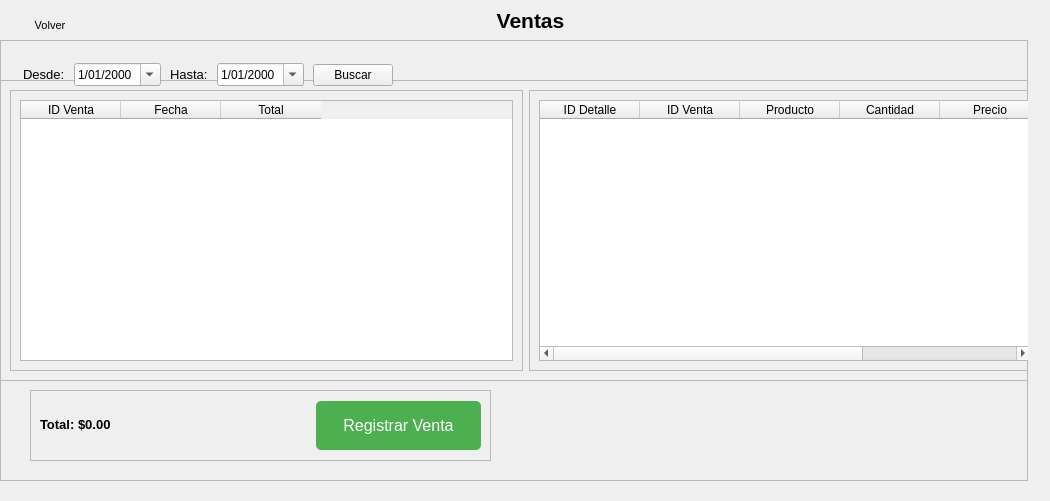
<?xml version="1.0" encoding="UTF-8"?>
<ui version="4.0">
 <class>Form</class>
 <widget class="QWidget" name="Form">
  <property name="geometry">
   <rect>
    <x>0</x>
    <y>0</y>
    <width>1050</width>
    <height>501</height>
   </rect>
  </property>
  <property name="windowTitle">
   <string>Ventas</string>
  </property>
  <widget class="QFrame" name="contenedorTotal">
   <property name="geometry">
    <rect>
     <x>0</x>
     <y>40</y>
     <width>1028</width>
     <height>441</height>
    </rect>
   </property>
   <property name="frameShape">
    <enum>QFrame::StyledPanel</enum>
   </property>
   <property name="frameShadow">
    <enum>QFrame::Raised</enum>
   </property>
   <widget class="QFrame" name="contenedorTablas">
    <property name="geometry">
     <rect>
      <x>0</x>
      <y>40</y>
      <width>1051</width>
      <height>301</height>
     </rect>
    </property>
    <property name="sizePolicy">
     <sizepolicy hsizetype="Expanding" vsizetype="Preferred">
      <horstretch>0</horstretch>
      <verstretch>1</verstretch>
     </sizepolicy>
    </property>
    <property name="frameShape">
     <enum>QFrame::StyledPanel</enum>
    </property>
    <property name="frameShadow">
     <enum>QFrame::Raised</enum>
    </property>
    <layout class="QHBoxLayout" name="horizontalLayout_3">
     <item>
      <widget class="QFrame" name="contenedorVentas">
       <property name="sizePolicy">
        <sizepolicy hsizetype="Expanding" vsizetype="Expanding">
         <horstretch>0</horstretch>
         <verstretch>0</verstretch>
        </sizepolicy>
       </property>
       <property name="frameShape">
        <enum>QFrame::StyledPanel</enum>
       </property>
       <property name="frameShadow">
        <enum>QFrame::Raised</enum>
       </property>
       <layout class="QVBoxLayout" name="verticalLayout_2">
        <item>
         <widget class="QTableWidget" name="tabla_ventas">
          <property name="sizePolicy">
           <sizepolicy hsizetype="Expanding" vsizetype="Expanding">
            <horstretch>0</horstretch>
            <verstretch>0</verstretch>
           </sizepolicy>
          </property>
          <property name="editTriggers">
           <set>QAbstractItemView::NoEditTriggers</set>
          </property>
          <property name="selectionMode">
           <enum>QAbstractItemView::SingleSelection</enum>
          </property>
          <property name="selectionBehavior">
           <enum>QAbstractItemView::SelectRows</enum>
          </property>
          <column>
           <property name="text">
            <string>ID Venta</string>
           </property>
          </column>
          <column>
           <property name="text">
            <string>Fecha</string>
           </property>
          </column>
          <column>
           <property name="text">
            <string>Total</string>
           </property>
          </column>
         </widget>
        </item>
       </layout>
      </widget>
     </item>
     <item>
      <widget class="QFrame" name="contenedorDetalles">
       <property name="sizePolicy">
        <sizepolicy hsizetype="Preferred" vsizetype="Expanding">
         <horstretch>0</horstretch>
         <verstretch>0</verstretch>
        </sizepolicy>
       </property>
       <property name="minimumSize">
        <size>
         <width>450</width>
         <height>0</height>
        </size>
       </property>
       <property name="frameShape">
        <enum>QFrame::StyledPanel</enum>
       </property>
       <property name="frameShadow">
        <enum>QFrame::Raised</enum>
       </property>
       <layout class="QVBoxLayout" name="verticalLayout_3">
        <item>
         <widget class="QTableWidget" name="tabla_detalle_venta">
          <property name="enabled">
           <bool>true</bool>
          </property>
          <property name="sizePolicy">
           <sizepolicy hsizetype="Expanding" vsizetype="Expanding">
            <horstretch>0</horstretch>
            <verstretch>0</verstretch>
           </sizepolicy>
          </property>
          <property name="minimumSize">
           <size>
            <width>400</width>
            <height>0</height>
           </size>
          </property>
          <property name="editTriggers">
           <set>QAbstractItemView::NoEditTriggers</set>
          </property>
          <property name="selectionMode">
           <enum>QAbstractItemView::SingleSelection</enum>
          </property>
          <property name="selectionBehavior">
           <enum>QAbstractItemView::SelectRows</enum>
          </property>
          <attribute name="verticalHeaderVisible">
           <bool>false</bool>
          </attribute>
          <column>
           <property name="text">
            <string>ID Detalle</string>
           </property>
          </column>
          <column>
           <property name="text">
            <string>ID Venta</string>
           </property>
          </column>
          <column>
           <property name="text">
            <string>Producto</string>
           </property>
          </column>
          <column>
           <property name="text">
            <string>Cantidad</string>
           </property>
          </column>
          <column>
           <property name="text">
            <string>Precio</string>
           </property>
          </column>
          <column>
           <property name="text">
            <string>Subtotal</string>
           </property>
          </column>
         </widget>
        </item>
       </layout>
      </widget>
     </item>
    </layout>
   </widget>
   <widget class="QFrame" name="contenedorInferior">
    <property name="geometry">
     <rect>
      <x>30</x>
      <y>350</y>
      <width>461</width>
      <height>71</height>
     </rect>
    </property>
    <property name="sizePolicy">
     <sizepolicy hsizetype="Expanding" vsizetype="Fixed">
      <horstretch>0</horstretch>
      <verstretch>0</verstretch>
     </sizepolicy>
    </property>
    <property name="minimumSize">
     <size>
      <width>0</width>
      <height>60</height>
     </size>
    </property>
    <property name="styleSheet">
     <string notr="true"/>
    </property>
    <property name="frameShape">
     <enum>QFrame::StyledPanel</enum>
    </property>
    <property name="frameShadow">
     <enum>QFrame::Raised</enum>
    </property>
    <layout class="QHBoxLayout" name="horizontalLayout_2">
     <item>
      <widget class="QLabel" name="labelTotal">
       <property name="sizePolicy">
        <sizepolicy hsizetype="Expanding" vsizetype="Fixed">
         <horstretch>0</horstretch>
         <verstretch>0</verstretch>
        </sizepolicy>
       </property>
       <property name="minimumSize">
        <size>
         <width>230</width>
         <height>0</height>
        </size>
       </property>
       <property name="maximumSize">
        <size>
         <width>120</width>
         <height>30</height>
        </size>
       </property>
       <property name="font">
        <font>
         <family>Arial</family>
        </font>
       </property>
       <property name="text">
        <string>&lt;html&gt;&lt;head/&gt;&lt;body&gt;&lt;p&gt;&lt;span style=&quot; font-size:10pt; font-weight:600;&quot;&gt;Total: $0.00&lt;/span&gt;&lt;/p&gt;&lt;/body&gt;&lt;/html&gt;</string>
       </property>
      </widget>
     </item>
     <item>
      <spacer name="horizontalSpacer">
       <property name="orientation">
        <enum>Qt::Horizontal</enum>
       </property>
       <property name="sizeType">
        <enum>QSizePolicy::Fixed</enum>
       </property>
       <property name="sizeHint" stdset="0">
        <size>
         <width>40</width>
         <height>20</height>
        </size>
       </property>
      </spacer>
     </item>
     <item>
      <widget class="QPushButton" name="botonRegistrarVenta">
       <property name="minimumSize">
        <size>
         <width>100</width>
         <height>30</height>
        </size>
       </property>
       <property name="maximumSize">
        <size>
         <width>200</width>
         <height>49</height>
        </size>
       </property>
       <property name="styleSheet">
        <string notr="true">QPushButton {
    background-color: #4CAF50;
    color: white;
    font-size: 16px;
    padding: 10px 20px;
    border-radius: 5px;
}</string>
       </property>
       <property name="text">
        <string>Registrar Venta</string>
       </property>
      </widget>
     </item>
    </layout>
   </widget>
   <widget class="QWidget" name="layoutWidget">
    <property name="geometry">
     <rect>
      <x>20</x>
      <y>20</y>
      <width>381</width>
      <height>30</height>
     </rect>
    </property>
    <layout class="QHBoxLayout" name="buscador">
     <item>
      <widget class="QLabel" name="label">
       <property name="sizePolicy">
        <sizepolicy hsizetype="Fixed" vsizetype="Fixed">
         <horstretch>0</horstretch>
         <verstretch>0</verstretch>
        </sizepolicy>
       </property>
       <property name="minimumSize">
        <size>
         <width>0</width>
         <height>20</height>
        </size>
       </property>
       <property name="font">
        <font>
         <family>Arial</family>
        </font>
       </property>
       <property name="text">
        <string>&lt;html&gt;&lt;head/&gt;&lt;body&gt;&lt;p&gt;&lt;span style=&quot; font-size:10pt;&quot;&gt;Desde:&lt;/span&gt;&lt;/p&gt;&lt;/body&gt;&lt;/html&gt;</string>
       </property>
      </widget>
     </item>
     <item>
      <widget class="QDateEdit" name="fechaDesde">
       <property name="sizePolicy">
        <sizepolicy hsizetype="Fixed" vsizetype="Fixed">
         <horstretch>0</horstretch>
         <verstretch>0</verstretch>
        </sizepolicy>
       </property>
       <property name="minimumSize">
        <size>
         <width>75</width>
         <height>20</height>
        </size>
       </property>
       <property name="displayFormat">
        <string>d/MM/yyyy</string>
       </property>
       <property name="calendarPopup">
        <bool>true</bool>
       </property>
      </widget>
     </item>
     <item>
      <widget class="QLabel" name="label_2">
       <property name="sizePolicy">
        <sizepolicy hsizetype="Fixed" vsizetype="Fixed">
         <horstretch>0</horstretch>
         <verstretch>0</verstretch>
        </sizepolicy>
       </property>
       <property name="minimumSize">
        <size>
         <width>0</width>
         <height>20</height>
        </size>
       </property>
       <property name="font">
        <font>
         <family>Arial</family>
        </font>
       </property>
       <property name="text">
        <string>&lt;html&gt;&lt;head/&gt;&lt;body&gt;&lt;p&gt;&lt;span style=&quot; font-size:10pt;&quot;&gt;Hasta:&lt;/span&gt;&lt;/p&gt;&lt;/body&gt;&lt;/html&gt;</string>
       </property>
      </widget>
     </item>
     <item>
      <widget class="QDateEdit" name="fechaHasta">
       <property name="sizePolicy">
        <sizepolicy hsizetype="Fixed" vsizetype="Fixed">
         <horstretch>0</horstretch>
         <verstretch>0</verstretch>
        </sizepolicy>
       </property>
       <property name="minimumSize">
        <size>
         <width>75</width>
         <height>20</height>
        </size>
       </property>
       <property name="displayFormat">
        <string>d/MM/yyyy</string>
       </property>
       <property name="calendarPopup">
        <bool>true</bool>
       </property>
      </widget>
     </item>
     <item>
      <widget class="QPushButton" name="botonBuscar">
       <property name="sizePolicy">
        <sizepolicy hsizetype="Fixed" vsizetype="Fixed">
         <horstretch>0</horstretch>
         <verstretch>0</verstretch>
        </sizepolicy>
       </property>
       <property name="minimumSize">
        <size>
         <width>75</width>
         <height>20</height>
        </size>
       </property>
       <property name="text">
        <string>Buscar</string>
       </property>
      </widget>
     </item>
    </layout>
   </widget>
  </widget>
  <widget class="QPushButton" name="btn_volver">
   <property name="geometry">
    <rect>
     <x>0</x>
     <y>10</y>
     <width>100</width>
     <height>30</height>
    </rect>
   </property>
   <property name="sizePolicy">
    <sizepolicy hsizetype="Fixed" vsizetype="Fixed">
     <horstretch>0</horstretch>
     <verstretch>0</verstretch>
    </sizepolicy>
   </property>
   <property name="minimumSize">
    <size>
     <width>100</width>
     <height>30</height>
    </size>
   </property>
   <property name="maximumSize">
    <size>
     <width>120</width>
     <height>32</height>
    </size>
   </property>
   <property name="font">
    <font>
    </font>
   </property>
   <property name="styleSheet">
    <string notr="true">QPushButton {
    padding: 4px 10px;
    font-size: 11px;
    background: transparent;
    border: none;
}

QPushButton:hover {
    color: #2e7d32;  
}</string>
   </property>
   <property name="text">
    <string>Volver</string>
   </property>
   <property name="icon">
    <iconset>
     <normaloff>../../resources/icons/back.png</normaloff>../../resources/icons/back.png</iconset>
   </property>
   <property name="iconSize">
    <size>
     <width>16</width>
     <height>20</height>
    </size>
   </property>
  </widget>
  <widget class="QLabel" name="label_3">
   <property name="geometry">
    <rect>
     <x>440</x>
     <y>0</y>
     <width>181</width>
     <height>41</height>
    </rect>
   </property>
   <property name="font">
    <font>
     <family>Arial</family>
    </font>
   </property>
   <property name="text">
    <string>&lt;html&gt;&lt;head/&gt;&lt;body&gt;&lt;p align=&quot;center&quot;&gt;&lt;span style=&quot; font-size:16pt; font-weight:600;&quot;&gt;Ventas&lt;/span&gt;&lt;/p&gt;&lt;/body&gt;&lt;/html&gt;</string>
   </property>
  </widget>
 </widget>
 <resources/>
 <connections/>
</ui>
